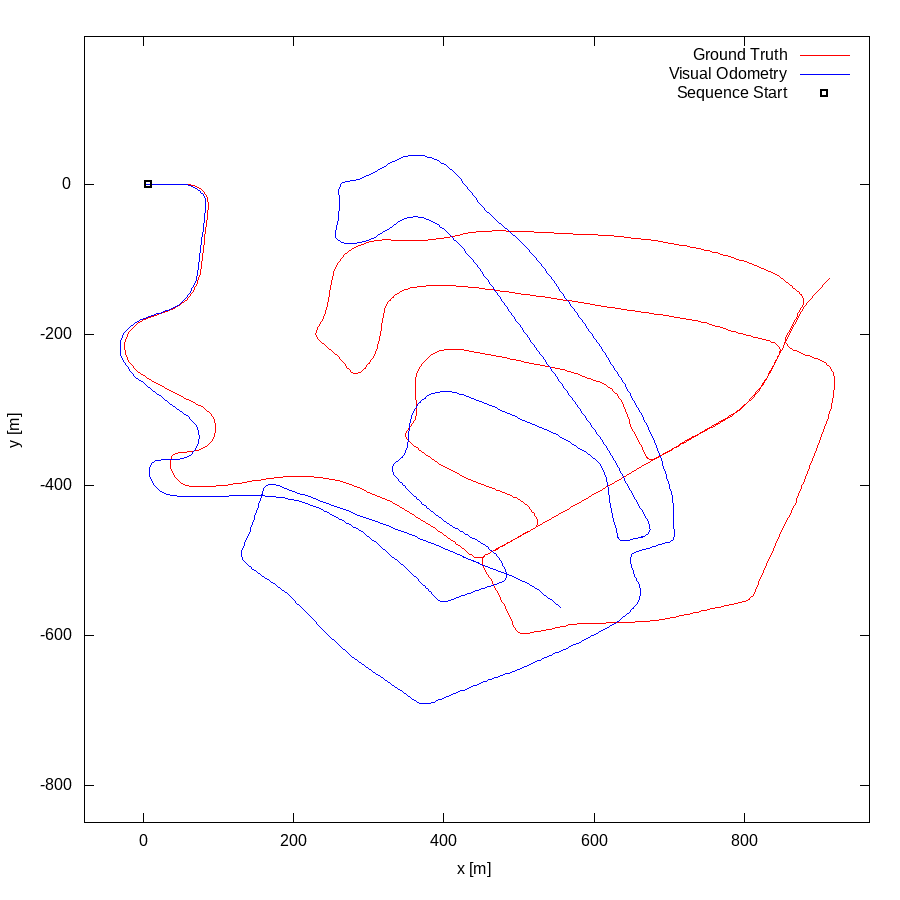

Source code (gnuplot):
set term postscript eps enhanced color
set output "02.eps"
set size ratio -1
set xrange [-79:967]
set yrange [-849:197]
set xlabel "x [m]"
set ylabel "y [m]"
plot "02.txt" using 1:2 lc rgb "#FF0000" title 'Ground Truth' w lines,"02.txt" using 3:4 lc rgb "#0000FF" title 'Visual Odometry' w lines,"< head -1 02.txt" using 1:2 lc rgb "#000000" pt 4 ps 1 lw 2 title 'Sequence Start' w points
